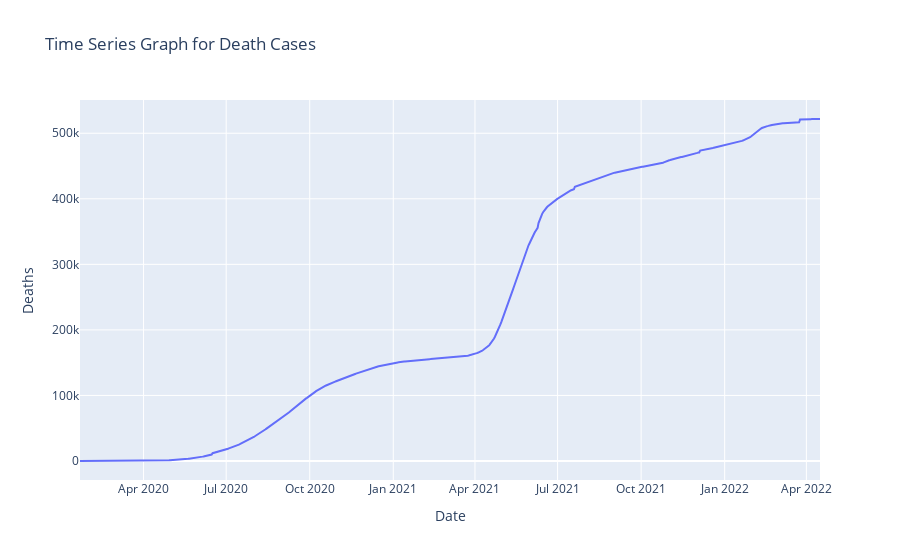

Here is the notebook cell this chart was saved with:
### Markdown cell above
#### Plotting the death cases with respect to time

### Code cell
fig = px.line(india_data,x='Date',y='Deaths',title="Time Series Graph for Death Cases")
fig.show()

### Figure 1 — Plotly figure (JSON) as saved in the notebook; plotly's stock layout.template omitted (floating-point values rounded to 4 significant figures; data arrays with more than 128 entries replaced by an {"elided": "..."} marker saying what was removed)
{"data": [{"hovertemplate": "Date=%{x}<br>Deaths=%{y}<extra></extra>", "legendgroup": "", "line": {"color": "#636efa", "dash": "solid"}, "marker": {"symbol": "circle"}, "mode": "lines", "name": "", "orientation": "v", "showlegend": false, "type": "scatter", "x": {"elided": "816 str values"}, "xaxis": "x", "y": {"elided": "816 int values"}, "yaxis": "y"}], "layout": {"legend": {"tracegroupgap": 0}, "title": {"text": "Time Series Graph for Death Cases"}, "xaxis": {"anchor": "y", "domain": [0, 1], "title": {"text": "Date"}}, "yaxis": {"anchor": "x", "domain": [0, 1], "title": {"text": "Deaths"}}}}
